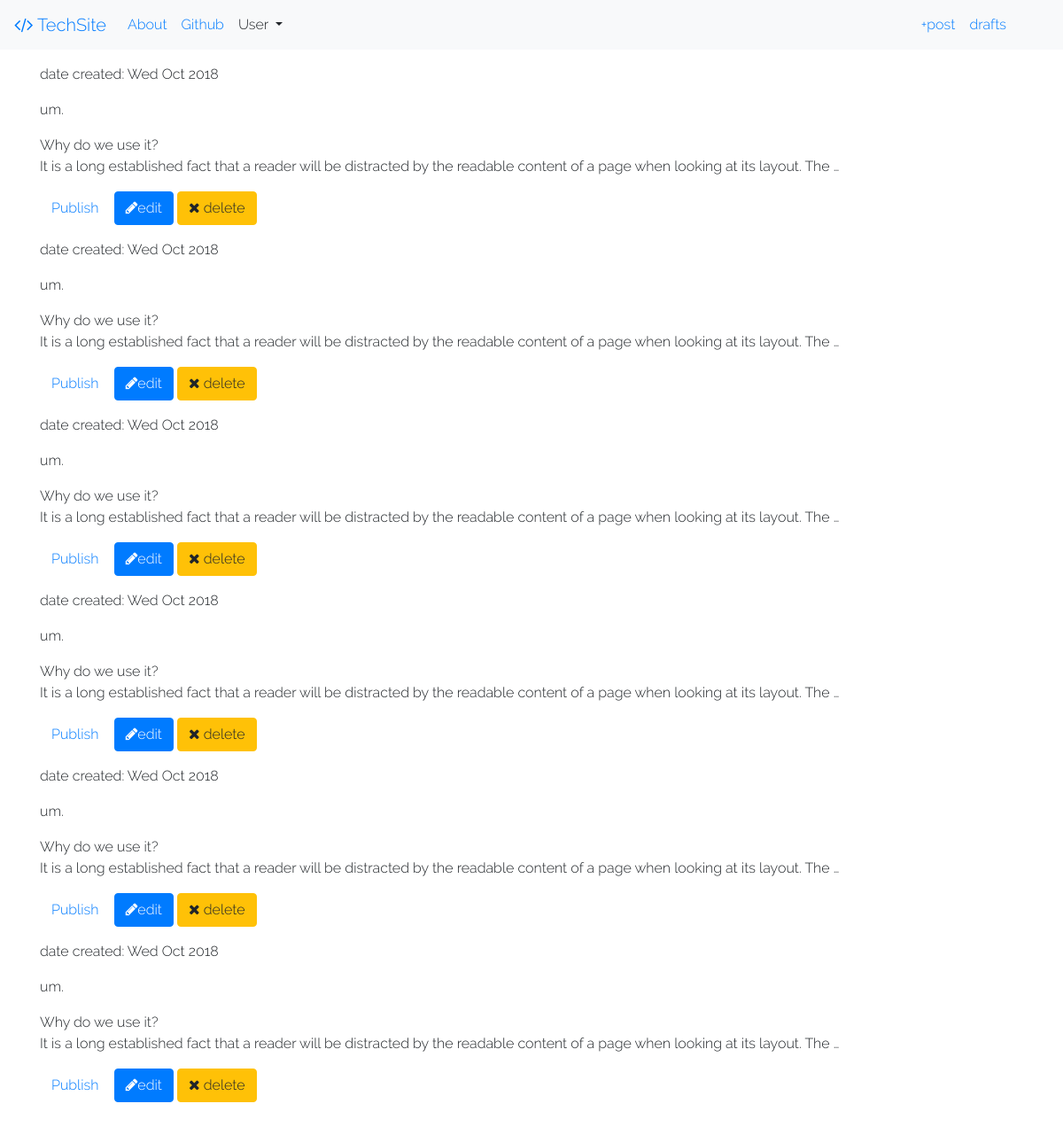
Before: /post/drafts (signed in) with the older database file.
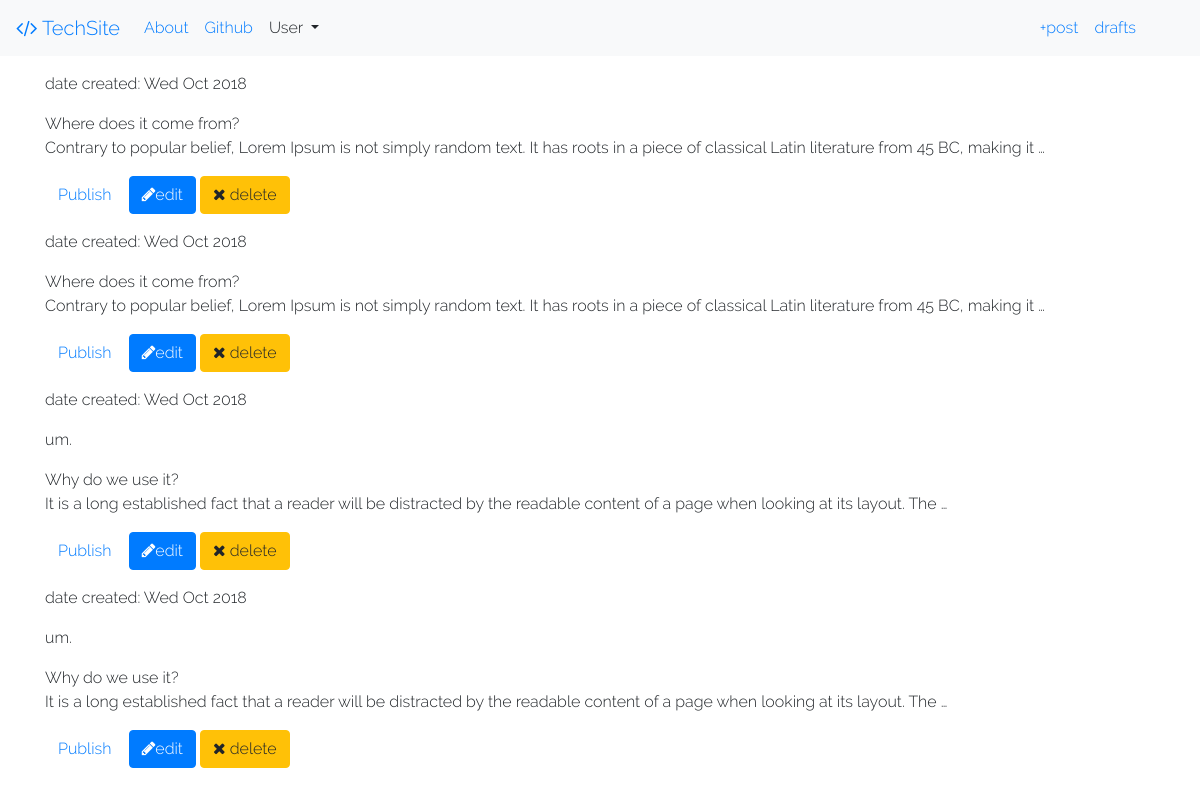
After: the same page with the newer database file.
### blog/models.py (models this page shows, shortened)
class Post(models.Model):
	author  =models.ForeignKey('auth.User', on_delete=models.PROTECT)
	title	  =models.CharField(max_length=200)
	text 	=models.TextField()
	category= models.CharField(max_length=100,default="None",blank=True)
	create_date	 = models.DateTimeField(default=timezone.now)
	published_date = models.DateTimeField(blank=True,null=True)
	likes = models.IntegerField(default = 0,blank=True)

### blog/views.py (the view)
# urls.py: path('post/drafts',views.post_drafts.as_view(), name = 'post_drafts_list'),
class post_drafts(LoginRequiredMixin, ListView):
	template_name='blog/post_drafts_list.html'
	login_url = '/login/'
	redirect_field_name = 'blog/post_list.html'
	model =Post
	def get_queryset(self):
		return Post.objects.filter(published_date__isnull=True).order_by('-create_date')

### blog/templates/blog/post_drafts_list.html (shortened to what this page needs)
{% extends 'base.html' %}
{% block content%}
{% for post in post_list %}
	 <p>date created: {{post.create_date|date:"D M Y"}}</p>
	 <p class="text">{{post.text|safe|linebreaks|truncatewords:"30"}}</p>
	 <a class="btn btn-default" href="{% url 'post_publish' pk=post.pk %}">
	 Publish</a>
	 <a class="btn btn-primary " href="{% url 'post_edit' pk=post.pk %}"><i class="fa fa-pencil"></i>edit</a>
	  <a class="btn btn-warning " href="{% url 'post_remove' pk=post.pk %}"><i class="fa fa-remove"></i> delete</a>
{% empty %}
<h2>No drafts</h2>
<a href="{% url 'create_post' %}">Create a post</a>
{% endfor %}
{% endblock %}

Changed rows visible on the page:
no longer on this page (row edited): Post: create_date "Wed Oct 2018", text "um. Why do we use it? It is a long established fact that a reader will be distracted by the readable content of a page when looking at its layout. The …"
no longer on this page (row edited): Post: create_date "Wed Oct 2018", text "um. Why do we use it? It is a long established fact that a reader will be distracted by the readable content of a page when looking at its layout. The …"
no longer on this page (row edited): Post: create_date "Wed Oct 2018", text "um. Why do we use it? It is a long established fact that a reader will be distracted by the readable content of a page when looking at its layout. The …"
no longer on this page (row edited): Post: create_date "Wed Oct 2018", text "um. Why do we use it? It is a long established fact that a reader will be distracted by the readable content of a page when looking at its layout. The …"
added Post: create_date "Wed Oct 2018", text "Where does it come from? Contrary to popular belief, Lorem Ipsum is not simply random text. It has roots in a piece of classical Latin literature from 45 BC, making it …"
added Post: create_date "Wed Oct 2018", text "Where does it come from? Contrary to popular belief, Lorem Ipsum is not simply random text. It has roots in a piece of classical Latin literature from 45 BC, making it …"
